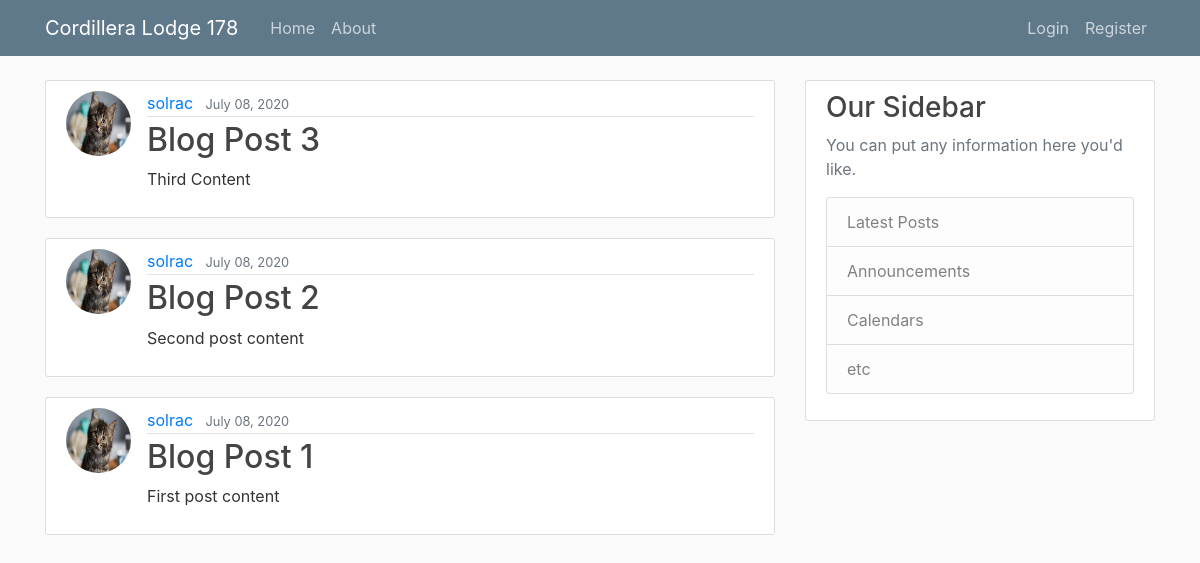
Before: / with the older database file.
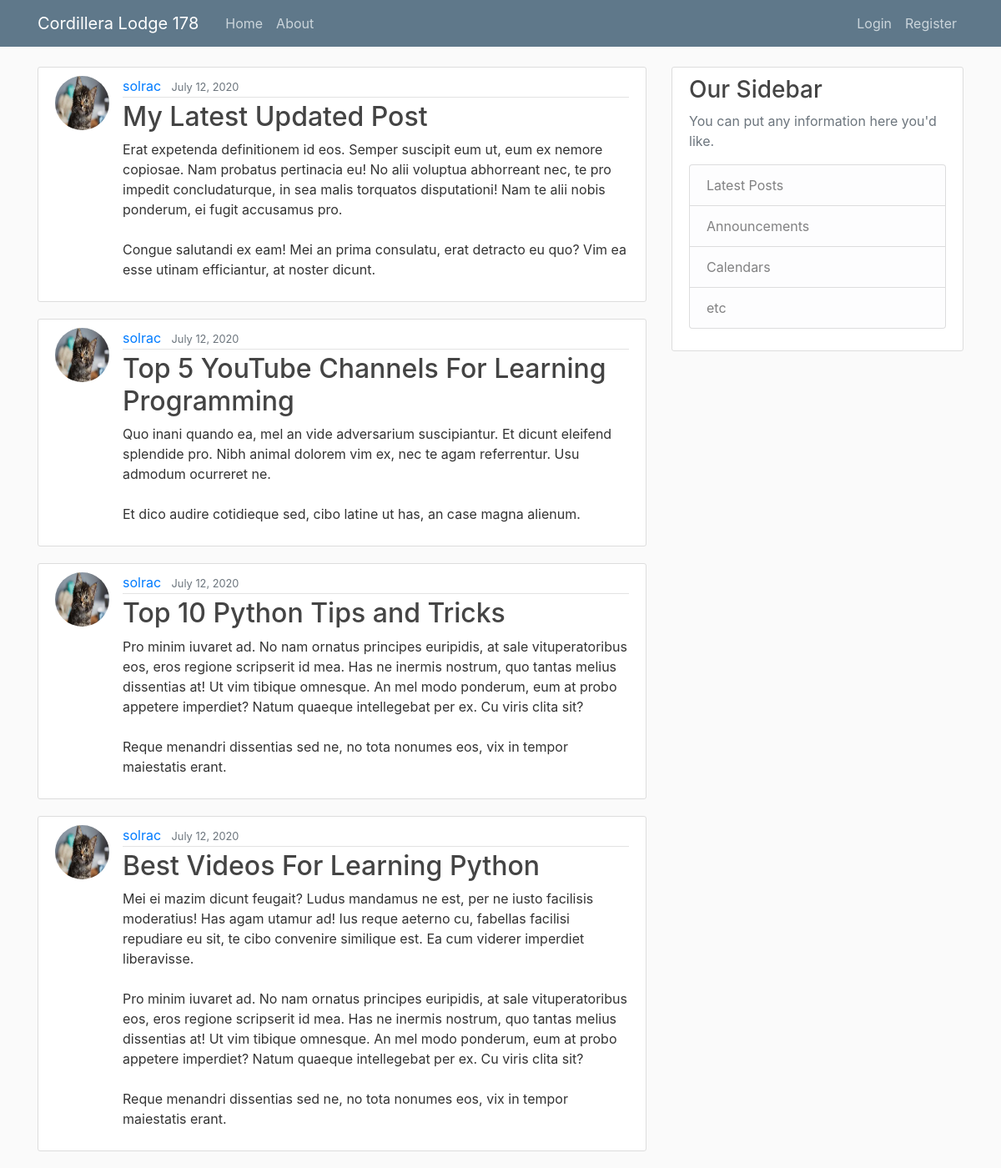
After: the same page with the newer database file.
### blog/models.py (models this page shows, shortened)
class Post(models.Model):
    title = models.CharField(max_length=100)
    content = models.TextField()
    date_posted = models.DateTimeField(default=timezone.now)
    author = models.ForeignKey(User, on_delete=models.CASCADE)

### users/models.py (models this page shows, shortened)
class Profile(models.Model):
    user = models.OneToOneField(User, on_delete=models.CASCADE)
    image = models.ImageField(default='default.jpg', upload_to='profile_pics')

### blog/views.py (the view)
# urls.py: path('', PostListView.as_view(), name='blog-home'),
class PostListView(ListView):
    model = Post
    template_name = 'blog/home.html'  # <app>/<model>_<viewtype>.html
    context_object_name = 'posts'
    ordering = ['-date_posted']
    paginate_by = 4

### blog/templates/blog/home.html
{% extends "blog/base.html" %}
{% block content %}
    {% for post in posts %}
    <article class="media content-section">
        <img class="rounded-circle article-img" src="{{ post.author.profile.image.url }}">
        <div class="media-body">
        <div class="article-metadata">
            <a class="mr-2" href="#">{{ post.author }}</a>
            <small class="text-muted">{{ post.date_posted|date:"F d, Y" }}</small>
        </div>
        <h2><a class="article-title" href="#">{{ post.title }}</a></h2>
        <p class="article-content">{{ post.content }}</p>
        </div>
    </article>
    {% endfor %}
{% endblock %}

Changed rows visible on the page:
no longer on this page (row unchanged): Post: author.profile.image (picture), author "solrac", date_posted "July 08, 2020", title "Blog Post 3", content "Third Content"
no longer on this page (row unchanged): Post: author.profile.image (picture), author "solrac", date_posted "July 08, 2020", title "Blog Post 2", content "Second post content"
no longer on this page (row unchanged): Post: author.profile.image (picture), author "solrac", date_posted "July 08, 2020", title "Blog Post 1", content "First post content"
added Post: author.profile.image (picture), author "solrac", date_posted "July 12, 2020", title "My Latest Updated Post", content "Erat expetenda definitionem id eos. Semper suscipit eum ut, eum ex nemore copiosae. Nam probatus pertinacia eu! No alii voluptua abhorreant nec, te pro impedit concludaturque, in sea malis torquatos disputationi! Nam te alii nobis ponderum, ei fugit accusamus pro. Congue salutandi ex eam! Mei an prima consulatu, erat detracto eu quo? Vim ea esse utinam efficiantur, at noster dicunt."
added Post: author.profile.image (picture), author "solrac", date_posted "July 12, 2020", title "Top 5 YouTube Channels For Learning Programming", content "Quo inani quando ea, mel an vide adversarium suscipiantur. Et dicunt eleifend splendide pro. Nibh animal dolorem vim ex, nec te agam referrentur. Usu admodum ocurreret ne. Et dico audire cotidieque sed, cibo latine ut has, an case magna alienum."
added Post: author.profile.image (picture), author "solrac", date_posted "July 12, 2020", title "Top 10 Python Tips and Tricks", content "Pro minim iuvaret ad. No nam ornatus principes euripidis, at sale vituperatoribus eos, eros regione scripserit id mea. Has ne inermis nostrum, quo tantas melius dissentias at! Ut vim tibique omnesque. An mel modo ponderum, eum at probo appetere imperdiet? Natum quaeque intellegebat per ex. Cu viris clita sit? Reque menandri dissentias sed ne, no tota nonumes eos, vix in tempor maiestatis erant."
added Post: author.profile.image (picture), author "solrac", date_posted "July 12, 2020", title "Best Videos For Learning Python", content "Mei ei mazim dicunt feugait? Ludus mandamus ne est, per ne iusto facilisis moderatius! Has agam utamur ad! Ius reque aeterno cu, fabellas facilisi repudiare eu sit, te cibo convenire similique est. Ea cum viderer imperdiet liberavisse. Pro minim iuvaret ad. No nam ornatus principes euripidis, at sale vituperatoribus eos, eros regione scripserit id mea. Has ne inermis nostrum, quo tantas melius dissentias at! Ut vim tibique omnesque. An mel modo ponderum, eum at probo appetere imperdiet? Natum quaeque intellegebat per ex. Cu viris clita sit? Reque menandri dissentias sed ne, no tota nonumes eos, vix in tempor maiestatis erant."
